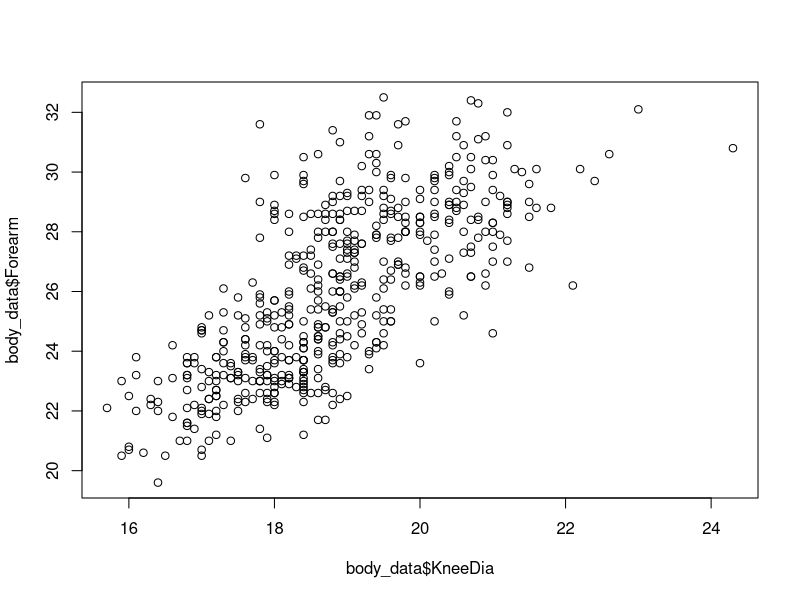
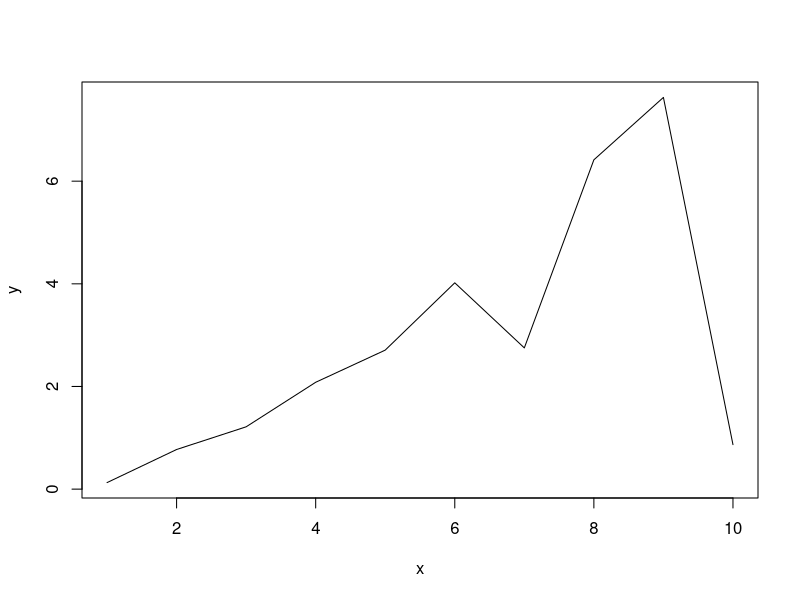
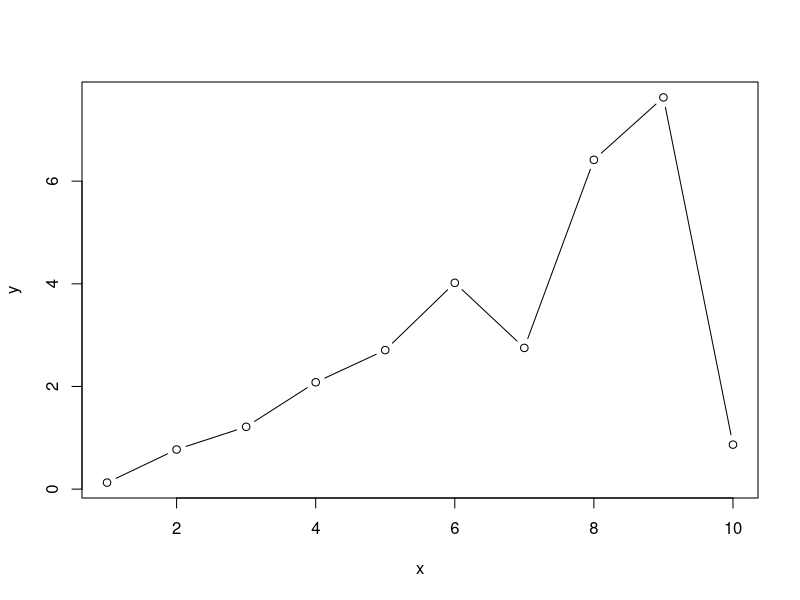
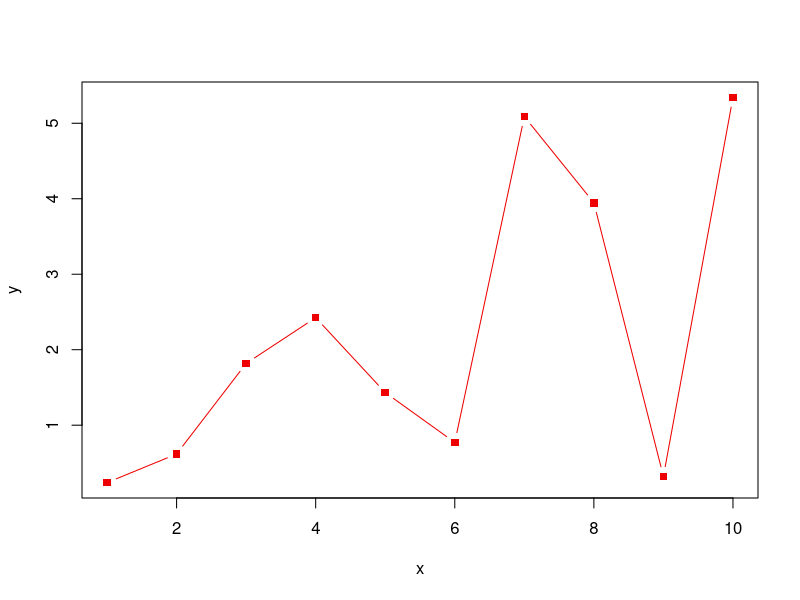
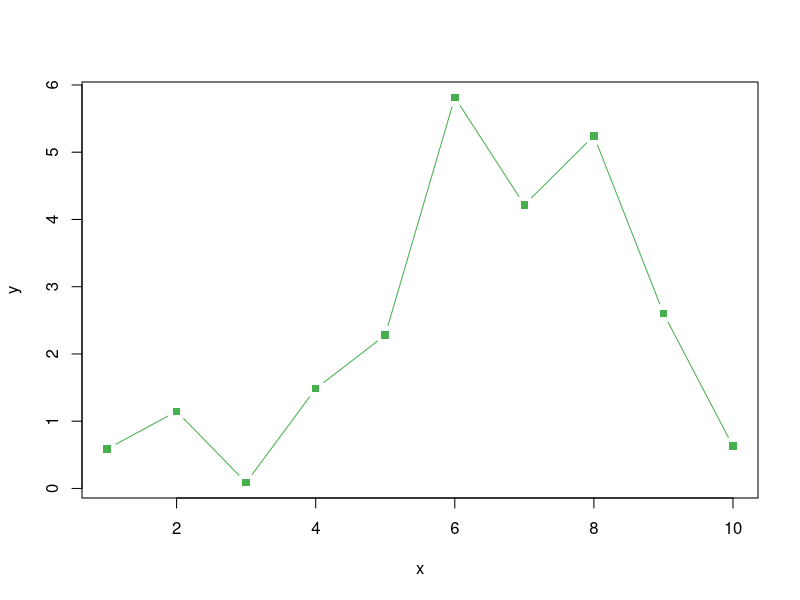
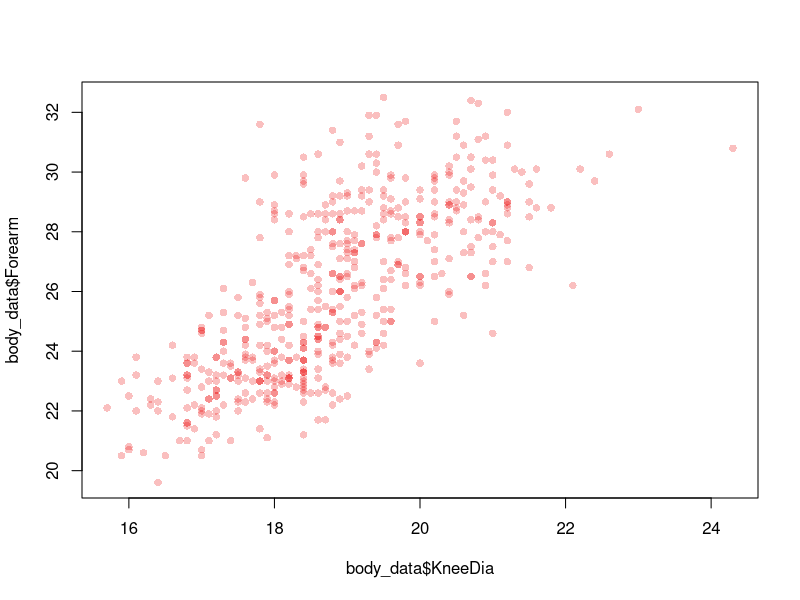
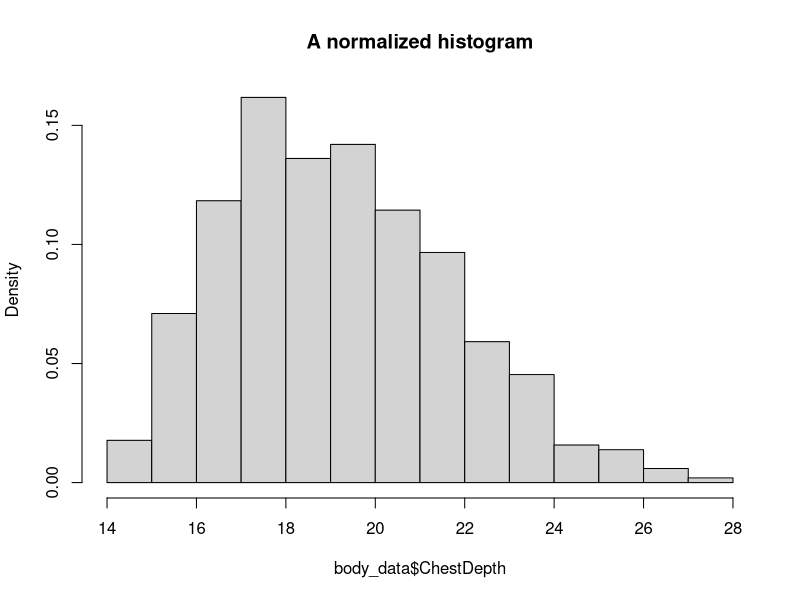
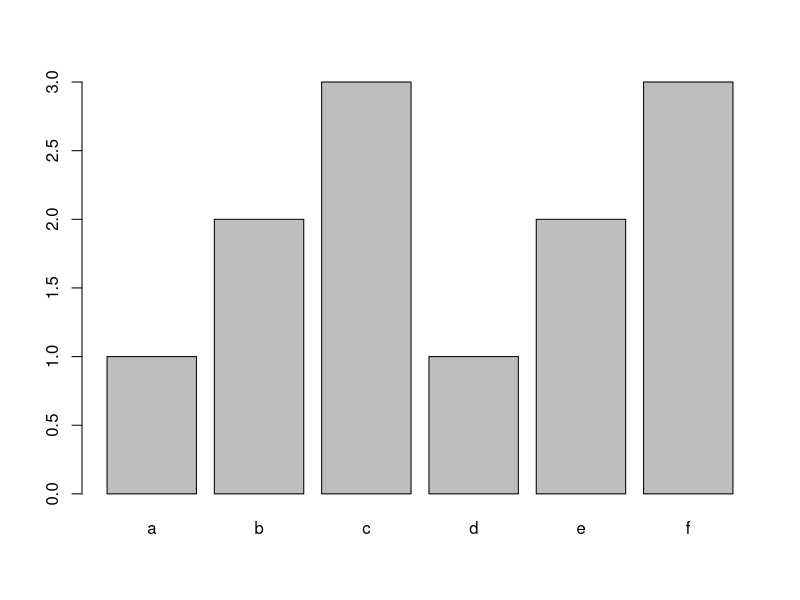

Write R code to recreate these figures, in order.
## ---- chunk 1
library(tidyverse)
body_data <- read_csv('data/body.csv')
head(body_data)
try(dev.off()) # Make sure all graphic parameters are reset
## ---- chunk 2
plot(body_data$KneeDia, body_data$Forearm)
## ---- chunk 3
x <- 1:10
y <- runif(10) * x
plot(x, y, type= 'l')
plot(x, y, type= 'b')
## ---- chunk 4
x <- 1:10
y <- runif(10) * x
plot(x, y, type= 'b', pch=15, col ='red2')
## ---- chunk 5
x <- 1:10
y <- runif(10) * x
plot(x, y, type= 'b', pch=15, col ='#47B04E')
## ---- chunk 6
my_red <- adjustcolor( "red2", alpha.f = 0.25)
plot(body_data$KneeDia, body_data$Forearm, pch=16, col=my_red)
## ---- chunk 7
hist(body_data$ChestDepth, freq = FALSE, main ='A normalized histogram')
## ---- chunk 8

labels <- c('a', 'b', 'c', 'd', 'e', 'f')
values <- c(1, 2, 3, 1, 2, 3)
barplot(values, names.arg = labels)

## ---- chunk 9
body_data$AgeCat <- cut(body_data$Age, 10)
boxplot(body_data$Height ~ body_data$AgeCat)
## ---- chunk 10
par(oma=c(0,0,0,0))
x <- 1:10
y <- runif(10) * x
plot(x, y, type= 'l')
## ---- chunk 11
par(mfcol = c(1,2))
hist(body_data$ChestDepth, freq = FALSE, main ='A normalized histogram')
hist(body_data$Biiliac, freq = FALSE, main ='A normalized histogram')
## ---- chunk 12
try(dev.off())  # Make sure all graphic parameters are reset
## ---- chunk 13
plot(x, y, type= 'b', family='serif', main='Some title', cex=1.25)
## ---- chunk 14
plot(body_data$KneeDia, body_data$Forearm)
points(c(18, 20, 22), c(22, 23, 24), type='b', col='red2')
points(c(18, 20, 22), c(23, 24, 25), col='blue2')
## ---- chunk 15
my_blue <- adjustcolor( "navyblue", alpha.f = 0.25)
my_red <- adjustcolor( "indianred4", alpha.f = 0.25)

males <- body_data[body_data$Gender==0,]
females <- body_data[body_data$Gender==1,]

plot(females$Height, females$Weight, pch=15, main='Some graph', col=my_blue)
points(males$Height, males$Weight, pch=15, main='Some graph', col=my_red)
## ---- chunk 16
my_blue <- adjustcolor( "navyblue", alpha.f = 0.25)
my_red <- adjustcolor( "indianred4", alpha.f = 0.25)

xrange <- range(body_data$Height)
yrange <- range(body_data$Weight)

males <- body_data[body_data$Gender==0,]
females <- body_data[body_data$Gender==1,]

plot(females$Height, females$Weight, pch=15, main='Some graph', col=my_blue, xlim = xrange, ylim = yrange)
points(males$Height, males$Weight, pch=15, main='Some graph', col=my_red)

## ---- chunk 17

my_blue <- adjustcolor( "navyblue", alpha.f = 0.25)
my_red <- adjustcolor( "indianred4", alpha.f = 0.25)
my_orange <- adjustcolor( "orange", alpha.f = 0.5)

xrange <- range(body_data$Height)
yrange <- range(body_data$Weight)

males <- body_data[body_data$Gender==0,]
females <- body_data[body_data$Gender==1,]

plot(females$Height, females$Weight, pch=15, main='Some graph', col=my_blue, xlim = xrange, ylim = yrange, xlab='Height', ylab='Weight')
points(males$Height, males$Weight, pch=15, main='Some graph', col=my_red)

# Add a label to the graph
text(x=160, y=100, labels='A label', col="green2")
# Add a label to the graph
text(x=160, y=100, labels='A label', col="green2", font=3, family='serif')
# Add an arrow
arrows(x0=190, y0=100, x1=170,y1=60, length = 0.1, lwd=4, col=my_orange)
## ---- chunk 18
my_blue <- adjustcolor( "navyblue", alpha.f = 0.25)
my_red <- adjustcolor( "indianred4", alpha.f = 0.25)
my_orange <- adjustcolor( "orange", alpha.f = 0.5)

xrange <- range(body_data$Height)
yrange <- range(body_data$Weight)

males <- body_data[body_data$Gender==0,]
females <- body_data[body_data$Gender==1,]

plot(females$Height, females$Weight, pch=15, main='Some graph', col=my_blue, xlim = xrange, ylim = yrange, xlab='Height', ylab='Weight')
points(males$Height, males$Weight, pch=15, main='Some graph', col=my_red)

# Add the legend - notice: we have to set the colors and markers for the legend manually
legend('bottomright', c('Men', 'Women'), col = c(my_red, my_blue), pch=15)
## ---- chunk 19
body_data <- read_csv('data/body.csv')
